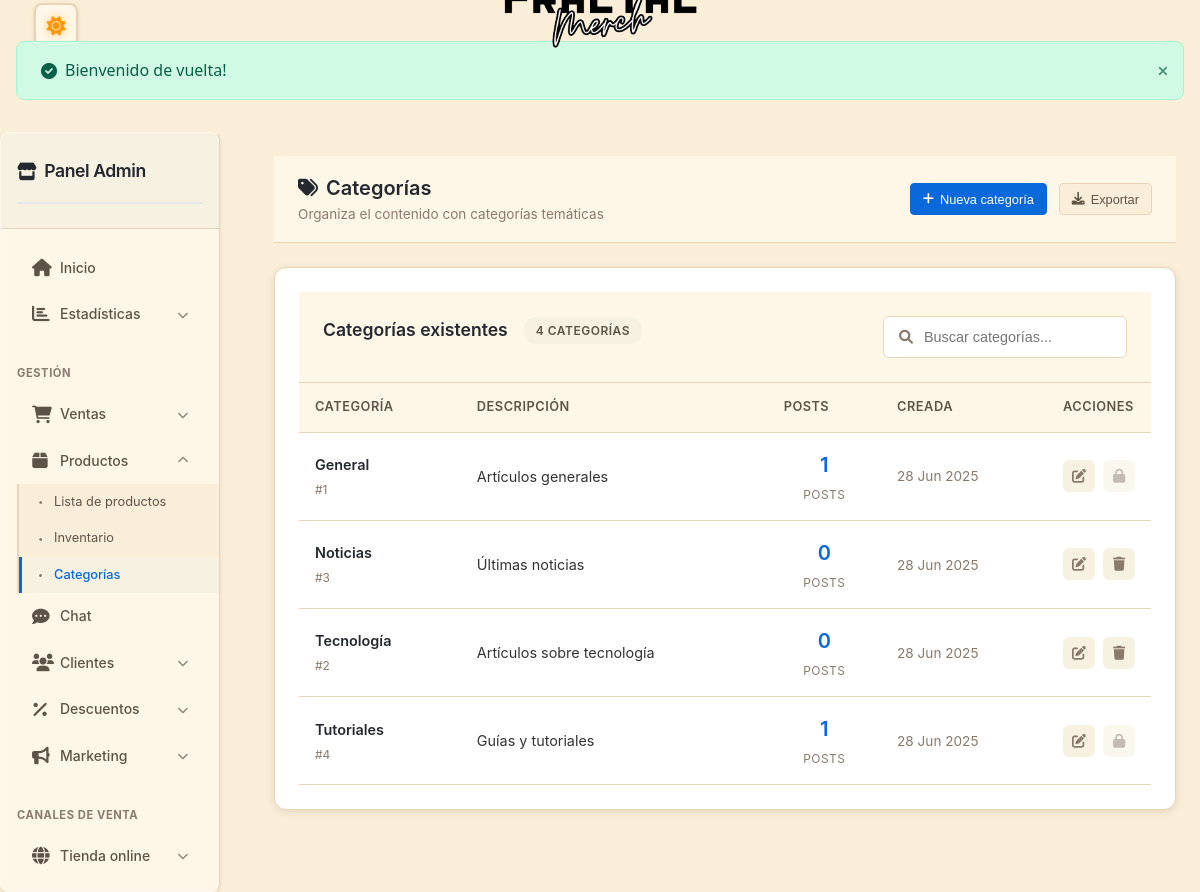
/admin/manage-categories.php (signed in), run on the app's committed database.
### tables this page shows
CREATE TABLE categories (
    id INT AUTO_INCREMENT PRIMARY KEY,
    name VARCHAR(100) NOT NULL,
    description TEXT,
    created_at TIMESTAMP DEFAULT CURRENT_TIMESTAMP
);

### admin/manage-categories.php (the view, shortened to what this page needs)
<?php
require_once '../config/database.php';
$stmt = $pdo->query("
    SELECT c.*,
           (SELECT COUNT(*) FROM posts WHERE category_id = c.id) as post_count
    FROM categories c
    ORDER BY c.name ASC
");
$categories = $stmt->fetchAll();
include 'admin-dashboard-header.php';
?>
<link rel="stylesheet" href="../assets/css/style.css?v=<?php echo time(); ?>">
<div class="modern-admin-container">
    <?php include 'includes/admin-sidebar.php'; ?>
    <div class="modern-admin-main">
        <div class="tiendanube-header">
            <div class="header-left">
                <h1><i class="fas fa-tags"></i> Categorías</h1>
                <p class="header-subtitle">Organiza el contenido con categorías temáticas</p>
            </div>
            <div class="header-actions">
                <button onclick="toggleCategoryForm()" class="tn-btn tn-btn-primary">
                    <i class="fas fa-plus"></i> Nueva categoría
                </button>
                <button onclick="exportCategories()" class="tn-btn tn-btn-secondary">
                    <i class="fas fa-download"></i> Exportar
                </button>
            </div>
        </div>
        <section class="tn-card">
            <div class="tn-card-header">
                <div class="header-left">
                    <h2>Categorías existentes</h2>
                    <span class="tn-badge tn-badge-neutral"><?php echo count($categories); ?> categorías</span>
                </div>
                <div class="tn-search-box">
                    <i class="fas fa-search"></i>
                    <input type="text" placeholder="Buscar categorías..." id="categorySearch">
                </div>
            </div>
            <?php if (empty($categories)): ?>
                <div class="tn-empty-state">
                    <div class="empty-icon">
                        <i class="fas fa-tags"></i>
                    </div>
                    <h3>No hay categorías</h3>
                    <p>Crea tu primera categoría para organizar el contenido</p>
                    <button onclick="toggleCategoryForm()" class="tn-btn tn-btn-primary">
                        <i class="fas fa-plus"></i> Crear categoría
                    </button>
                </div>
            <?php else: ?>
                <div class="tn-table-container">
                    <table class="tn-table">
                        <thead>
                            <tr>
                                <th>Categoría</th>
                                <th>Descripción</th>
                                <th>Posts</th>
                                <th>Creada</th>
                                <th class="tn-table-actions">Acciones</th>
                            </tr>
                        </thead>
                        <tbody id="categoriesTableBody">
                            <?php foreach ($categories as $category): ?>
                                <tr class="tn-table-row">
                                    <td>
                                        <div class="tn-table-cell-content">
                                            <div class="category-info">
                                                <strong class="category-name"><?php echo htmlspecialchars($category['name']); ?></strong>
                                                <span class="category-id">#<?php echo $category['id']; ?></span>
                                            </div>
                                        </div>
                                    </td>
                                    <td>
                                        <span class="category-description">
                                            <?php echo htmlspecialchars($category['description']) ?: '<em class="text-muted">Sin descripción</em>'; ?>
                                        </span>
                                    </td>
                                    <td>
                                        <div class="tn-metric">
                                            <span class="metric-value"><?php echo $category['post_count']; ?></span>
                                            <span class="metric-label">posts</span>
                                        </div>
                                    </td>
                                    <td>
                                        <span class="tn-date">
                                            <?php echo date('d M Y', strtotime($category['created_at'])); ?>
                                        </span>
                                    </td>
                                    <td>
                                        <div class="tn-action-group">
                                            <a href="?edit=<?php echo $category['id']; ?>"
                                               class="tn-btn-action" title="Editar categoría">
                                                <i class="fas fa-edit"></i>
                                            </a>
                                            <?php if ($category['post_count'] == 0): ?>
                                                <button onclick="deleteCategory(<?php echo $category['id']; ?>, '<?php echo htmlspecialchars($category['name'], ENT_QUOTES); ?>')"
                                                        class="tn-btn-action tn-btn-danger" title="Eliminar categoría">
                                                    <i class="fas fa-trash"></i>
                                                </button>
                                            <?php else: ?>
                                                <span class="tn-btn-action disabled" title="No se puede eliminar: tiene posts asociados">
                                                    <i class="fas fa-lock"></i>
                                                </span>
                                            <?php endif; ?>
                                        </div>
                                    </td>
                                </tr>
                            <?php endforeach; ?>
                        </tbody>
                    </table>
                </div>
            <?php endif; ?>
        </section>
    </div>
</div>
</body>
</html>

### admin/admin-dashboard-header.php (style rules this page uses)
.admin-body { background: linear-gradient(135deg, #667eea 0%, #764ba2 100%); min-height: 100vh; transition: all 0.3s ease; }

### admin/manage-categories.php (style rules this page uses)
.category-info { display: flex; flex-direction: column; gap: 0.25rem; }
.category-name { font-weight: 600; color: var(--tn-text-primary); }
.category-id { font-size: 0.75rem; color: var(--tn-text-muted); font-weight: 400; }
.category-description { max-width: 300px; overflow: hidden; text-overflow: ellipsis; white-space: nowrap; }
.tn-metric { display: flex; flex-direction: column; align-items: center; gap: 0.25rem; }
.metric-value { font-size: 1.25rem; font-weight: 600; color: var(--tn-primary); }
.metric-label { font-size: 0.75rem; color: var(--tn-text-muted); }
.tn-btn-action.disabled { opacity: 0.5; cursor: not-allowed; pointer-events: none; }
.modern-admin-main { padding: 1.5rem !important; }
.tiendanube-header { padding: 1rem 1.5rem !important; }
.tn-card { padding: 1.5rem !important; }

### data on the page
categories: name "General", id "1", description "Artículos generales", post_count "1", created_at "28 Jun 2025"
categories: name "Noticias", id "3", description "Últimas noticias", post_count "0", created_at "28 Jun 2025"
categories: name "Tecnología", id "2", description "Artículos sobre tecnología", post_count "0", created_at "28 Jun 2025"
categories: name "Tutoriales", id "4", description "Guías y tutoriales", post_count "1", created_at "28 Jun 2025"

### other printed values
$flash_message['message'] "Bienvenido de vuelta!"
count($categories) "4"
